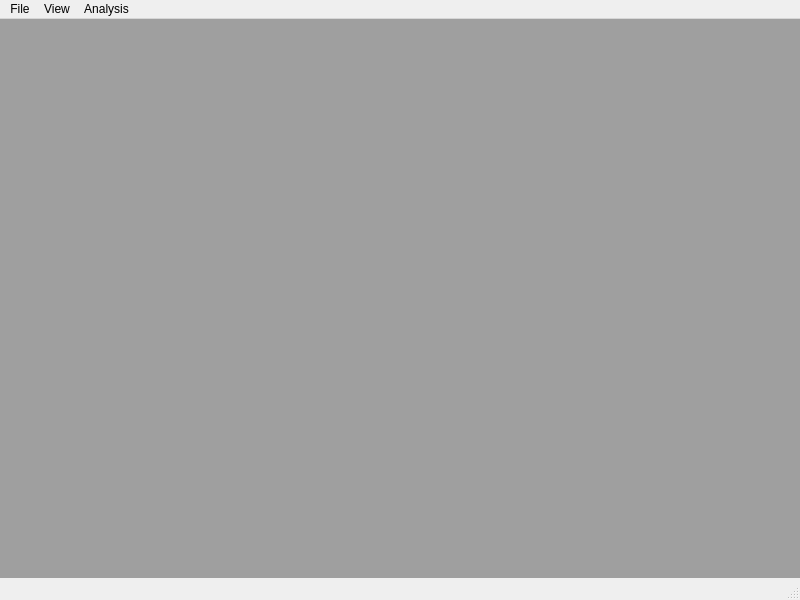
<?xml version="1.0" encoding="UTF-8"?>
<ui version="4.0">
 <class>MainWindow</class>
 <widget class="QMainWindow" name="MainWindow">
  <property name="geometry">
   <rect>
    <x>0</x>
    <y>0</y>
    <width>800</width>
    <height>600</height>
   </rect>
  </property>
  <property name="windowTitle">
   <string>MainWindow</string>
  </property>
  <widget class="QWidget" name="centralwidget">
   <property name="sizePolicy">
    <sizepolicy hsizetype="Expanding" vsizetype="Expanding">
     <horstretch>2</horstretch>
     <verstretch>2</verstretch>
    </sizepolicy>
   </property>
   <layout class="QVBoxLayout" name="verticalLayout">
    <property name="spacing">
     <number>0</number>
    </property>
    <property name="leftMargin">
     <number>0</number>
    </property>
    <property name="topMargin">
     <number>0</number>
    </property>
    <property name="rightMargin">
     <number>0</number>
    </property>
    <property name="bottomMargin">
     <number>0</number>
    </property>
    <item>
     <widget class="QMdiArea" name="mdiArea">
      <property name="sizePolicy">
       <sizepolicy hsizetype="Expanding" vsizetype="Expanding">
        <horstretch>2</horstretch>
        <verstretch>2</verstretch>
       </sizepolicy>
      </property>
      <property name="verticalScrollBarPolicy">
       <enum>Qt::ScrollBarAsNeeded</enum>
      </property>
      <property name="horizontalScrollBarPolicy">
       <enum>Qt::ScrollBarAsNeeded</enum>
      </property>
      <property name="sizeAdjustPolicy">
       <enum>QAbstractScrollArea::AdjustToContents</enum>
      </property>
      <property name="viewMode">
       <enum>QMdiArea::SubWindowView</enum>
      </property>
      <property name="tabsClosable">
       <bool>false</bool>
      </property>
      <property name="tabShape">
       <enum>QTabWidget::Triangular</enum>
      </property>
      <property name="tabPosition">
       <enum>QTabWidget::South</enum>
      </property>
     </widget>
    </item>
   </layout>
  </widget>
  <widget class="QMenuBar" name="menubar">
   <property name="geometry">
    <rect>
     <x>0</x>
     <y>0</y>
     <width>800</width>
     <height>22</height>
    </rect>
   </property>
   <widget class="QMenu" name="menuView">
    <property name="title">
     <string>View</string>
    </property>
    <addaction name="actionTileWindows"/>
    <addaction name="actionOpenWindows"/>
   </widget>
   <widget class="QMenu" name="menuAnalysis">
    <property name="title">
     <string>Analysis</string>
    </property>
    <addaction name="actionLoadScript"/>
    <addaction name="actionReloadScript"/>
   </widget>
   <widget class="QMenu" name="menuFile">
    <property name="title">
     <string>File</string>
    </property>
    <addaction name="actionNew"/>
    <addaction name="actionOpen"/>
    <addaction name="actionSave"/>
   </widget>
   <addaction name="menuFile"/>
   <addaction name="menuView"/>
   <addaction name="menuAnalysis"/>
  </widget>
  <widget class="QStatusBar" name="statusbar"/>
  <action name="actionDataTable">
   <property name="checkable">
    <bool>true</bool>
   </property>
   <property name="text">
    <string>Data Table</string>
   </property>
  </action>
  <action name="actionNew">
   <property name="text">
    <string>New</string>
   </property>
   <property name="shortcut">
    <string>Ctrl+N</string>
   </property>
  </action>
  <action name="actionOpen">
   <property name="text">
    <string>Open</string>
   </property>
   <property name="shortcut">
    <string>Ctrl+O</string>
   </property>
  </action>
  <action name="actionSave">
   <property name="text">
    <string>Save</string>
   </property>
   <property name="shortcut">
    <string>Ctrl+S</string>
   </property>
  </action>
  <action name="actionTileWindows">
   <property name="text">
    <string>Tile Windows</string>
   </property>
   <property name="shortcut">
    <string>Ctrl+T</string>
   </property>
  </action>
  <action name="actionWindows">
   <property name="text">
    <string>Windows</string>
   </property>
  </action>
  <action name="actionTile_Figures">
   <property name="text">
    <string>Tile Figures</string>
   </property>
  </action>
  <action name="actionFull_Screen_F11">
   <property name="text">
    <string>Full Screen (F11)</string>
   </property>
  </action>
  <action name="actionReloadScript">
   <property name="text">
    <string>Reload Script</string>
   </property>
   <property name="shortcut">
    <string>Ctrl+R</string>
   </property>
  </action>
  <action name="actionLoadScript">
   <property name="text">
    <string>Load Script</string>
   </property>
   <property name="shortcut">
    <string>Ctrl+L</string>
   </property>
  </action>
  <action name="actionParameters">
   <property name="checkable">
    <bool>true</bool>
   </property>
   <property name="text">
    <string>Parameters</string>
   </property>
  </action>
  <action name="actionFigure">
   <property name="text">
    <string>Figures</string>
   </property>
  </action>
  <action name="actionOpenWindows">
   <property name="text">
    <string>Open Windows</string>
   </property>
  </action>
 </widget>
 <resources/>
 <connections/>
</ui>
